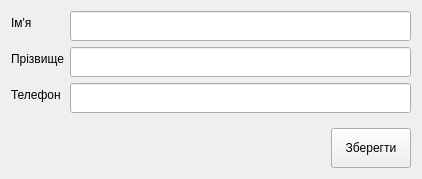
<?xml version="1.0" encoding="UTF-8"?>
<ui version="4.0">
 <class>EditCustomerForm</class>
 <widget class="QWidget" name="EditCustomerForm">
  <property name="geometry">
   <rect>
    <x>0</x>
    <y>0</y>
    <width>422</width>
    <height>179</height>
   </rect>
  </property>
  <property name="windowTitle">
   <string>Form</string>
  </property>
  <layout class="QVBoxLayout" name="verticalLayout_2">
   <item>
    <layout class="QVBoxLayout" name="verticalLayout">
     <item>
      <layout class="QFormLayout" name="formLayout">
       <item row="0" column="0">
        <widget class="QLabel" name="label">
         <property name="text">
          <string>Ім'я</string>
         </property>
        </widget>
       </item>
       <item row="0" column="1">
        <widget class="QLineEdit" name="lineFirstName">
         <property name="minimumSize">
          <size>
           <width>0</width>
           <height>30</height>
          </size>
         </property>
        </widget>
       </item>
       <item row="1" column="0">
        <widget class="QLabel" name="label_2">
         <property name="text">
          <string>Прізвище</string>
         </property>
        </widget>
       </item>
       <item row="1" column="1">
        <widget class="QLineEdit" name="lineLastName">
         <property name="minimumSize">
          <size>
           <width>0</width>
           <height>30</height>
          </size>
         </property>
        </widget>
       </item>
       <item row="2" column="0">
        <widget class="QLabel" name="label_3">
         <property name="text">
          <string>Телефон</string>
         </property>
        </widget>
       </item>
       <item row="2" column="1">
        <widget class="QLineEdit" name="linePhone">
         <property name="minimumSize">
          <size>
           <width>0</width>
           <height>30</height>
          </size>
         </property>
        </widget>
       </item>
      </layout>
     </item>
     <item>
      <layout class="QHBoxLayout" name="horizontalLayout">
       <item>
        <spacer name="horizontalSpacer">
         <property name="orientation">
          <enum>Qt::Horizontal</enum>
         </property>
         <property name="sizeHint" stdset="0">
          <size>
           <width>40</width>
           <height>20</height>
          </size>
         </property>
        </spacer>
       </item>
       <item>
        <widget class="QPushButton" name="pushButtonUpdateCustomer">
         <property name="minimumSize">
          <size>
           <width>0</width>
           <height>40</height>
          </size>
         </property>
         <property name="text">
          <string>Зберегти</string>
         </property>
        </widget>
       </item>
      </layout>
     </item>
    </layout>
   </item>
  </layout>
 </widget>
 <resources/>
 <connections/>
</ui>
